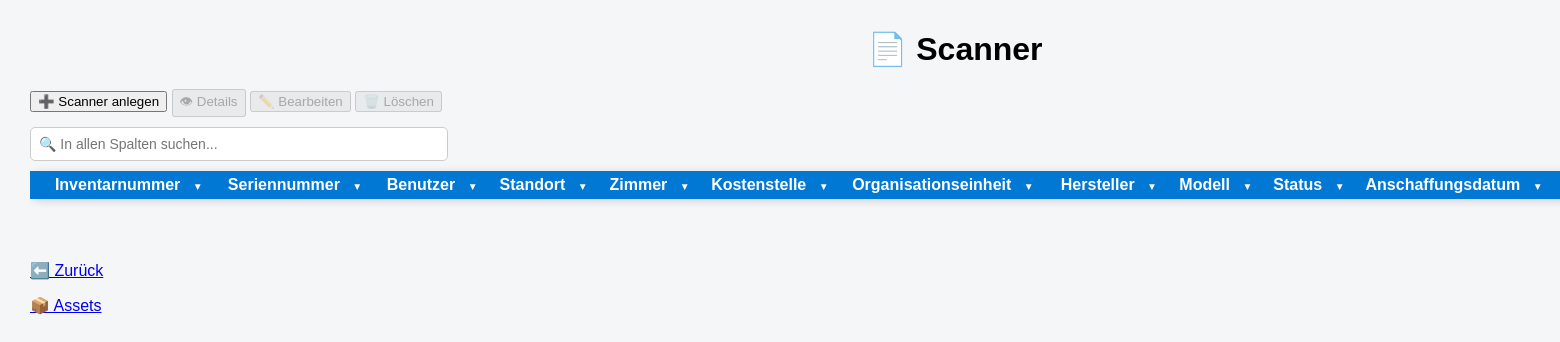
The app's page /assets/scanner, older data.
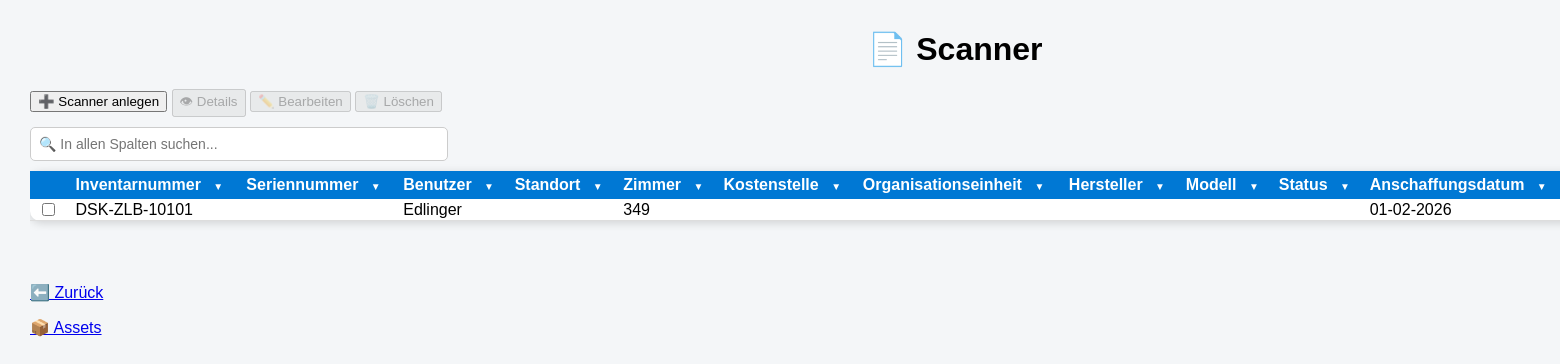
The same page, newer data.
### tables this page shows
CREATE TABLE assets (

    id INTEGER PRIMARY KEY,

    inventarnummer TEXT,
    rechnername TEXT,
    seriennummer TEXT,

    kostenstelle TEXT,
    organisationseinheit TEXT,

    standort TEXT,
    zimmer TEXT,

    anschaffungsdatum TEXT,
    installationsdatum TEXT,

    assettyp TEXT,
    verwendungsart TEXT,

    status TEXT,

    hersteller TEXT,
    modell TEXT,

    mac_adresse TEXT,
    garantie TEXT,

    verwaltungsart TEXT,

    prozessor TEXT,
    kerne_threads TEXT,

    ram TEXT,
    festplatte TEXT,

    betriebssystem TEXT,

    displaygroesse TEXT,
    dockingstation TEXT,

    anlagenummer TEXT,

    mitarbeiter TEXT,

    bemerkung TEXT

, druckertyp TEXT);

### app.py (the view)
@app.route("/assets/scanner")
def scanner():
    sortierung = request.args.get("sort", "inventarnummer")
    richtung = request.args.get("richtung", "ASC")
    erlaubte_spalten = [
        "inventarnummer",
        "seriennummer",
        "kostenstelle",
        "organisationseinheit",
        "standort",
        "zimmer",
        "anschaffungsdatum",
        "assettyp",
        "status",
        "hersteller",
        "modell",
        "garantie",
        "mitarbeiter",
        "bemerkung"
    ]
    if sortierung not in erlaubte_spalten:
        sortierung = "inventarnummer"
    if richtung not in ["ASC", "DESC"]:
        richtung = "ASC"
    with closing(sqlite3.connect("asset_management.db")) as verbindung:
        cursor = verbindung.cursor()
        cursor.execute(f"""
            SELECT id, inventarnummer, seriennummer, mitarbeiter,
                   standort, zimmer, kostenstelle, organisationseinheit,
                   hersteller, modell, status,
                   anschaffungsdatum, bemerkung
            FROM assets
            WHERE LOWER(assettyp) = 'scanner'
            ORDER BY {sortierung} COLLATE NOCASE {richtung}
        """)
        scanners = cursor.fetchall()
    return render_template(
        "scanner.html",
        scanners=scanners
    )

### templates/scanner.html (shortened to what this page needs)
<!DOCTYPE html>
<html>
<head>
    <link rel="stylesheet"
          href="{{ url_for('static', filename='style.css') }}">
    <link rel="stylesheet"
          href="{{ url_for('static', filename='assets_liste_tables.css') }}">
    <link rel="stylesheet"
          href="{{ url_for('static', filename='dropdowns.css') }}">
</head>
<body>
<div class="container">
    <h1>📄 Scanner</h1>
    <div class="toolbar">
        <button onclick="assetAnlegen()">
            ➕ Scanner anlegen
        </button>
           <button id="detailsBtn"
                disabled
                onclick="detailsAnzeigen()">
                👁 Details
            </button>
            <button id="bearbeitenBtn"
                disabled
                onclick="assetBearbeiten()">
            ✏️ Bearbeiten
            </button>
            <button id="loeschenBtn"
                disabled
                onclick="popupOeffnen(ausgewaehlteId)">
                🗑️ Löschen
            </button>
    </div>
<div
    style="
         margin-top:10px;
        margin-bottom:0px;
        text-align:left;
    "
>
    <input
        type="text"
        id="globalFilter"
        placeholder="🔍 In allen Spalten suchen..."
        style="
            width:400px;
            padding:8px;
            font-size:14px;
            border:1px solid #ccc;
            border-radius:5px;
        "
>
</div>
    <div style="overflow-x:auto;">
        <table>
            <tr>
                <th></th>
                <th class="dropdown-column">
                    Inventarnummer
                    <span class="dropdown-button">▼</span>
                </th>
                <th class="dropdown-column">
                    Seriennummer
                    <span class="dropdown-button">▼</span>
                </th>
                <th class="dropdown-column">
                    Benutzer
                    <span class="dropdown-button">▼</span>
                </th>
               <th class="dropdown-column">
                    Standort
                    <span class="dropdown-button">▼</span>
                </th>
                <th class="dropdown-column">
                    Zimmer
                    <span class="dropdown-button">▼</span>
                </th>
                <th class="dropdown-column">
                    Kostenstelle
                    <span class="dropdown-button">▼</span>
                </th>
                <th class="dropdown-column">
                    Organisationseinheit
                    <span class="dropdown-button">▼</span>
                </th>
                <th class="dropdown-column">
                    Hersteller
                    <span class="dropdown-button">▼</span>
                </th>
                <th class="dropdown-column">
                    Modell
                    <span class="dropdown-button">▼</span>
                </th>
                <th class="dropdown-column">
                    Status
                    <span class="dropdown-button">▼</span>
                </th>
                <th class="dropdown-column">
                    Anschaffungsdatum
                    <span class="dropdown-button">▼</span>
                </th>
            </tr>
            {% for scanner in scanners %}
            <tr>
               <td><input type="checkbox" class="asset-checkbox" data-id="{{ scanner[0] }}"></td>
                <td>{{ scanner[1] }}</td>
                <td>{{ scanner[2] }}</td>
                <td>{{ scanner[3] }}</td>
                <td>{{ scanner[4] }}</td>
                <td>{{ scanner[5] }}</td>
                <td>{{ scanner[6] }}</td>
                <td>{{ scanner[7] }}</td>
                <td>{{ scanner[8] }}</td>
                <td>{{ scanner[9] }}</td>
                <td>{{ scanner[10] }}</td>
                <td>{{ scanner[11] }}</td>
            </tr>
            {% endfor %}
        </table>
    </div>
    <br><br>
    <p><a href="javascript:history.back()">⬅️ Zurück</a></p>
    <p><a href="/assets">📦 Assets</a></p>
</div>
</body>
</html>

Row changes from the older to the newer data that the page shows:
added assets: inventarnummer "DSK-ZLB-10101", mitarbeiter "Edlinger", zimmer "349", anschaffungsdatum "01-02-2026"
